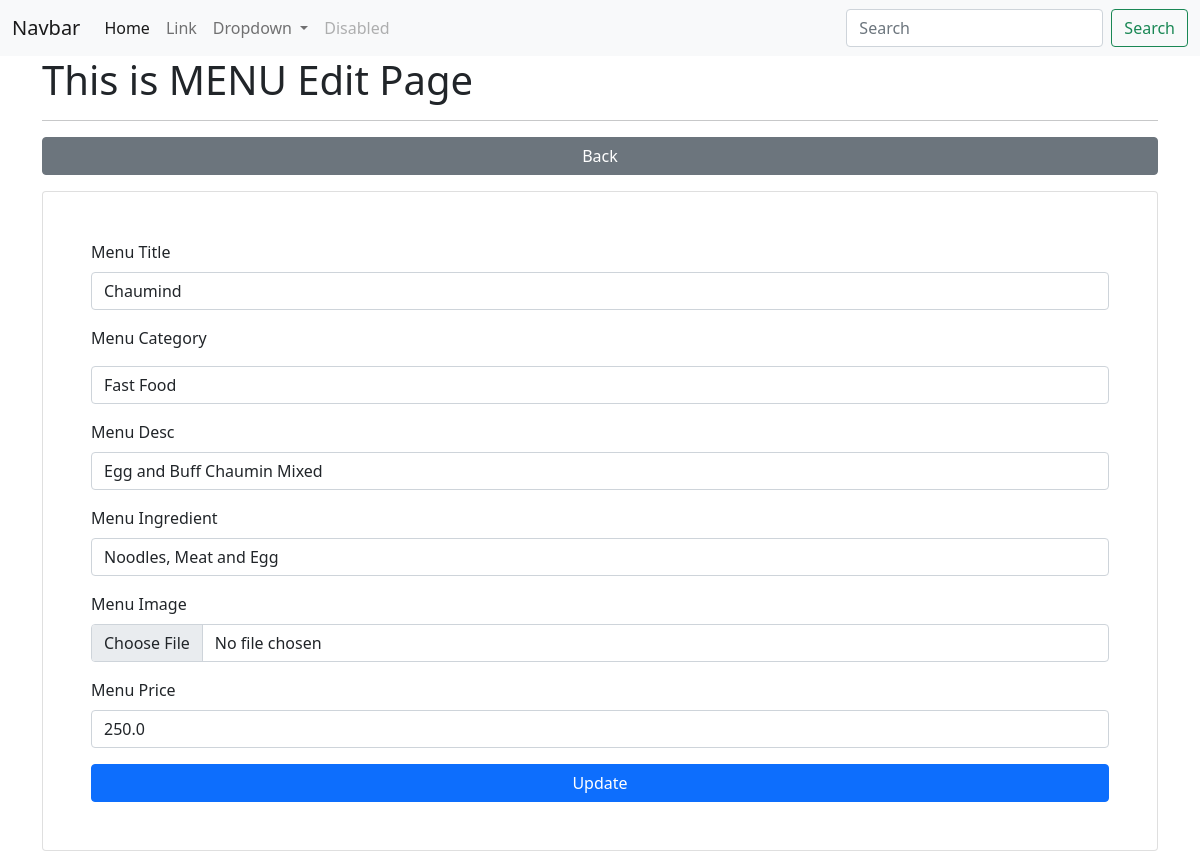
/menu/edit/4/ (signed in), run on the app's committed database.
### app_restro/models.py (models this page shows, shortened)
class Menu(models.Model):
    menu_title = models.CharField(max_length=200)
    category_id = models.ForeignKey(Category, on_delete=models.CASCADE)
    menu_desc = models.CharField(max_length=200)
    menu_img = models.FileField(upload_to="menu/images/", blank=True)
    menu_ingredient = models.CharField(max_length=200)
    menu_price = models.FloatField()
    class Meta:
        db_table = "app_menus"

### app_restro/views.py (the view)
# urls.py: path('menu/edit/<int:id>/', views.menu_edit, name='menu-edit'),
@login_required(login_url='/authentication/login')
def menu_edit(request, id):
    data = Menu.objects.get(id=id)
    categories = Category.objects.all()
    context = {"data": data, "categories": categories}
    return render(request, 'menus/edit.html', context)

### templates/menus/edit.html (shortened to what this page needs)
{% extends "layouts/master.html" %}
{% block content %}
<div class="container">
    <h1>This is MENU Edit Page</h1>
    <hr>
    <a href="{% url 'menu-list' %}" class="btn btn-secondary col-12 mb-3">Back</a>
    <div class="card p-5">
        <form action="{% url 'menu-update' %}" method="post" enctype="multipart/form-data">
            <div class="form-group mb-3">
                <label for="menu_title">Menu Title</label>
                <input type="text" name="menu_title" class="form-control mt-2" value="{{ data.menu_title }}">
            </div>
            <div class="form-group mb-3">
                <label for="category_id">Menu Category</label>
                <select class="form-control mt-3" name="category_id" id="">
                    {% for val in categories %}
                    <option value="{{ val.id }}">{{ val.category_name }}</option>
                    {% endfor %}
                </select>
            </div>
            <div class="form-group mb-3">
                <label for="menu_desc">Menu Desc</label>
                <input type="text" name="menu_desc" class="form-control mt-2" value="{{ data.menu_desc }}">
            </div>
            <div class="form-group mb-3">
                <label for="menu_ingredient">Menu Ingredient</label>
                <input type="text" name="menu_ingredient" class="form-control mt-2" value="{{ data.menu_ingredient }}">
            </div>
            <div class="form-group mb-3">
                <label for="menu_img">Menu Image</label>
                <input type="file" name="menu_img" class="form-control mt-2" value="{{ data.menu_img }}">
            </div>
            <div class="form-group mb-3">
                <label for="menu_price">Menu Price</label>
                <input type="text" name="menu_price" class="form-control mt-2" value="{{ data.menu_price}}">
            </div>
            <input type="submit" class="btn btn-primary col-12" value="Update">
        </form>
    </div>
</div>
{% endblock %}

### data on the page
Menu: menu_title "Chaumind", menu_desc "Egg and Buff Chaumin Mixed", menu_ingredient "Noodles, Meat and Egg", menu_price "250.0"

### other printed values
form field category_id "Fast Food"
